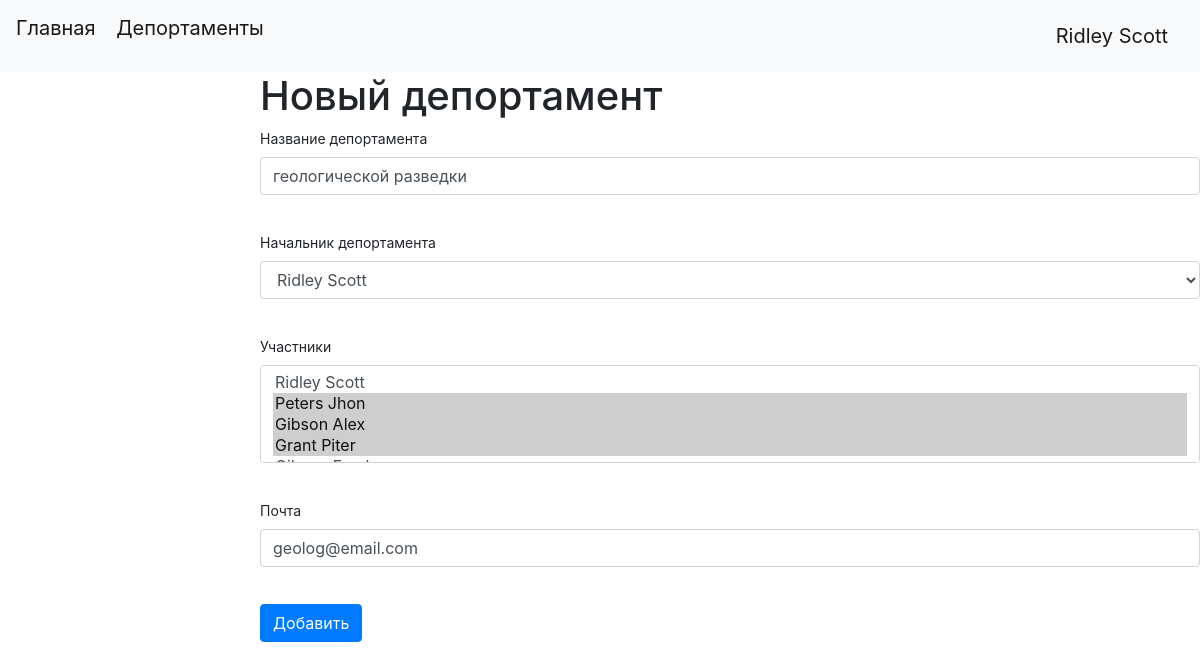
Screenshot of /deportament/1 (signed in) with the database file from the repository.
### data/users.py (models this page shows, shortened)
class User(SqlAlchemyBase, UserMixin, SerializerMixin):
    __tablename__ = 'users'
    id = sqlalchemy.Column(sqlalchemy.Integer,
                           primary_key=True,
                           autoincrement=True)
    surname = sqlalchemy.Column(sqlalchemy.String, nullable=True)
    name = sqlalchemy.Column(sqlalchemy.String, nullable=True)
    age = sqlalchemy.Column(sqlalchemy.Integer, nullable=True)
    position = sqlalchemy.Column(sqlalchemy.String, nullable=True)
    speciality = sqlalchemy.Column(sqlalchemy.String, nullable=True)
    addres = sqlalchemy.Column(sqlalchemy.String, nullable=True)
    email = sqlalchemy.Column(sqlalchemy.String,
                              index=True,
                              unique=True,
                              nullable=True)
    hashed_password = sqlalchemy.Column(sqlalchemy.String, nullable=True)
    modified_date = sqlalchemy.Column(sqlalchemy.DateTime,
                                      default=datetime.datetime.now)
    jobs = orm.relationship("Jobs", back_populates='user')

### data/departament.py (models this page shows)
class Departament(SqlAlchemyBase):
    __tablename__ = 'departament'
    id = sqlalchemy.Column(sqlalchemy.Integer,
                           primary_key=True,
                           autoincrement=True)
    title = sqlalchemy.Column(sqlalchemy.String, nullable=True)
    chief = sqlalchemy.Column(sqlalchemy.Integer,
                              sqlalchemy.ForeignKey("users.id"),
                              nullable=True)
    members = sqlalchemy.Column(sqlalchemy.String, nullable=True)
    email = sqlalchemy.Column(sqlalchemy.String,
                              index=True,
                              unique=True,
                              nullable=True)
    user = orm.relationship('User')

### main.py (the view, shortened to what this page needs)
@app.route('/deportament/<int:id>', methods=['GET', 'POST'])
@login_required
def deportament_editing(id):
    form = DeportamentForm()
    db_sess = db_session.create_session()
    team_list = db_sess.query(User).all()
    form.chief.choices = [(user.id, user.name + " " + user.surname)
                          for user in team_list]
    form.members.choices = [(user.id, user.name + " " + user.surname)
                            for user in team_list]
    if request.method == "GET":
        departament = db_sess.query(Departament).filter(
            Departament.id == id).first()
        if departament:
            form.title.data = departament.title
            form.chief.data = str(departament.chief)
            form.members.data = departament.members
            form.email.data = departament.email
        else:
            abort(404)
    return render_template("add_deportament.html",
                           title="Редактирование депортамента",
                           form=form)

### forms/deportament.py
class DeportamentForm(FlaskForm):
    title = StringField('Название депортамента', validators=[DataRequired()])
    chief = SelectField('Начальник депортамента', validators=[DataRequired()])
    members = SelectMultipleField('Участники', validators=[DataRequired()], validate_choice=False)
    email = EmailField('Почта', validators=[DataRequired()])
    submit = SubmitField('Добавить')

### data/db_session.py (called while the page is built)
def create_session() -> Session:
    global __factory
    return __factory()

### main.py (called while the page is built)
@login_manager.user_loader
def load_user(user_id):
    db_sess = db_session.create_session()
    return db_sess.query(User).get(user_id)

### templates/add_deportament.html (shortened to what this page needs)
{% extends "base.html" %}
{% block content %}
<h1>Новый депортамент</h1>
<form action="" method="post" novalidate>
    <p>
        {{ form.title.label }}<br>
        {{ form.title(class="form-control") }}<br>
    </p>
    <p>
        {{ form.chief.label }}<br>
        {{ form.chief(class="form-control") }}<br>
    </p>
    <p>
        {{ form.members.label }}<br>
        {{ form.members(class="form-control") }}<br>
    </p>
    <p>
        {{ form.email.label }}<br>
        {{ form.email(class="form-control", multiple=True, type = "email") }}<br>
    </p>
    <p>{{ form.submit(type="submit", class="btn btn-primary") }}</p>
</form>
{% endblock %}

### templates/base.html (shortened to what this page needs)
<!DOCTYPE HTML>
<html lang="en">
<head>
    <link rel="stylesheet" href="{{ url_for('static', filename='css/style.css')}}" type="text/css"/>
    <link rel="stylesheet"
          href="https://stackpath.bootstrapcdn.com/bootstrap/4.4.1/css/bootstrap.min.css"
>
</head>
<body>
<header>
    {% if current_user.is_authenticated %}
    <nav class="navbar navbar-light bg-light">
        <p>
            <a class="navbar-brand" href="/">Главная</a>
            <a class="navbar-brand" href="/deportaments">Депортаменты</a>
        </p>
            <a class="navbar-brand" href="/logout">{{ current_user.name }} {{ current_user.surname }}</a>
        </nav>
        {% endif %}
</header>
<div class="main">
    {% block content %}{% endblock %}
</div>
</body>
</html>

### static/css/style.css (style rules this page uses)
body { font-family: "Lato", sans-serif; }
.main { margin-left: 260px; font-size: 14px; }

### rows the page displays
User: name "Ridley", surname "Scott"
Departament: title "геологической разведки", chief "Ridley Scott", members "Ridley Scott / Peters Jhon ☑ / Gibson Alex ☑ / Grant Piter ☑", email "geolog@email.com"
